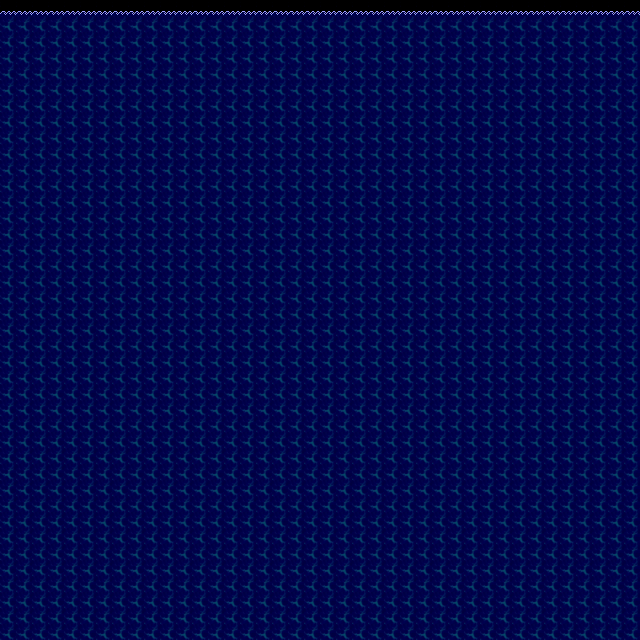

Rendered tile map (Tiled .tmx) drawn with the repository's tilesets; below, a short description and the map source with its tile grids summarised:
An orthogonal 40x40 tile map with 16x16 px tiles, 1 tile layer (Tile Layer 1).

<map version="1.0" orientation="orthogonal" width="40" height="40" tilewidth="16" tileheight="16">
 <tileset firstgid="1" name="DemoTileSet" tilewidth="16" tileheight="16">
  <image source="./tileset/DemoTileSet.png" width="64" height="48" />
  <tile id="3">
   <properties>
    <property name="type" value="1" />
   </properties>
  </tile>
  <tile id="7">
   <properties>
    <property name="type" value="1" />
   </properties>
  </tile>
 </tileset>
 <layer name="Tile Layer 1" width="40" height="40">
  <data>[1600 cells, 1600 non-empty, 2 distinct tile ids]</data>
 </layer>
</map>